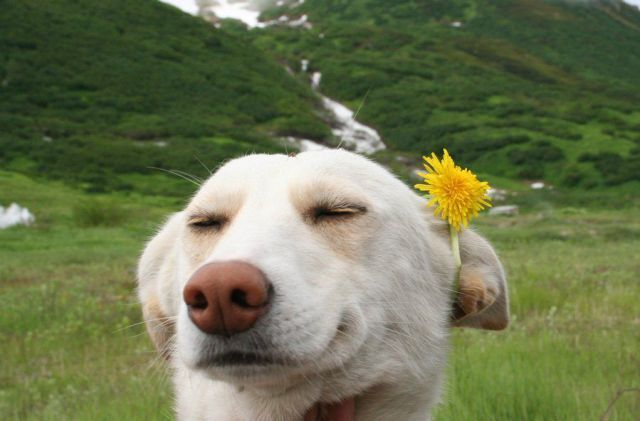
#> input picture sample.jpg, 640 x 421 px
$ python image_encryptor.py
#> lines starting #> are read from the running program, lines starting #| are printed output that depends on the picture
#> the answer given: 1
#> the answer given: sample.jpg
#> the answer given: 3
from PIL import Image

def encrypt_image(image_path, key):
#> called with image_path = 'sample.jpg', key = 3
    img = Image.open(image_path)
#> img is the input picture: PIL image 640x421 RGB; mean R, G, B 108.7, 116.9, 81.1

    pixels = img.load()

    width, height = img.size
#> width = 640; height = 421

    for i in range(width):
        for j in range(height):

            r, g, b = pixels[i, j]

            r = (r + key) % 256
            g = (g + key) % 256
            b = (b + key) % 256

            pixels[i, j] = (r, g, b)

    img.save("encrypted_image.png")
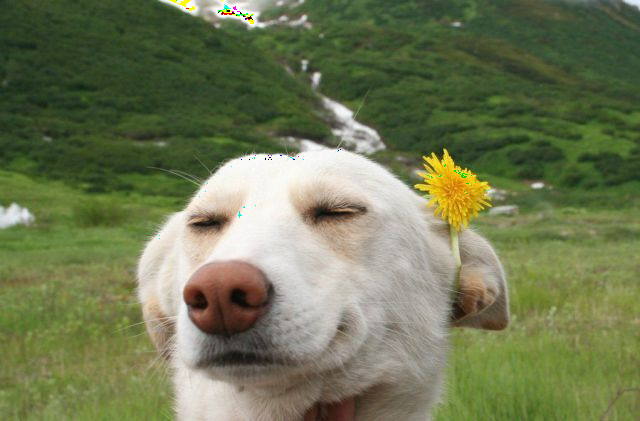
#> saved as encrypted_image.png: PIL image 640x421 RGB; mean R, G, B 111.5, 119.8, 83.8

    print("Encrypted image saved as encrypted_image.png")


def decrypt_image(image_path, key):
    img = Image.open(image_path)

    pixels = img.load()

    width, height = img.size

    for i in range(width):
        for j in range(height):

            r, g, b = pixels[i, j]

            r = (r - key) % 256
            g = (g - key) % 256
            b = (b - key) % 256

            pixels[i, j] = (r, g, b)

    img.save("decrypted_image.png")

    print("Decrypted image saved as decrypted_image.png")


while True:

    print("\n===== Image Encryption Tool =====")
    print("1. Encrypt Image")
    print("2. Decrypt Image")
    print("3. Exit")

    choice = input("Enter choice: ")

    if choice == '1':

        path = input("Enter image path: ")
        key = int(input("Enter key value: "))

#> (the run stopped early here; a loop or call above may not have finished)
